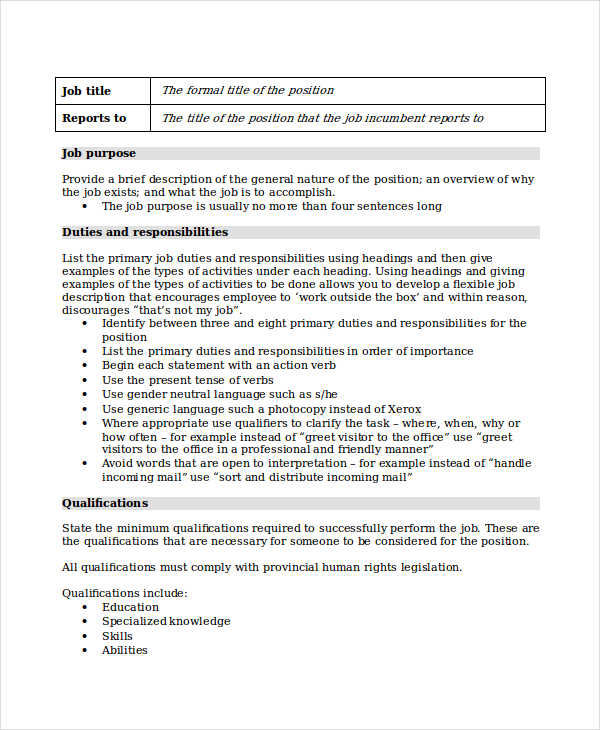
#> input picture day_27/Sample Input Images/document1.jpg, 600 x 730 px, found by its file name
$ python foreground.py
#> lines starting #> are read from the running program, lines starting #| are printed output that depends on the picture; after the words box and inside, x2 and y2 are one past the last pixel; in counts of white or black regions, pixels touching at a corner belong together
import cv2
image = cv2.imread("Sample Input Images/document1.jpg")
#> image is the input picture: shape (730, 600, 3); mean B, G, R 238, 238.7, 238.4
gray = cv2.cvtColor(image, cv2.COLOR_BGR2GRAY)
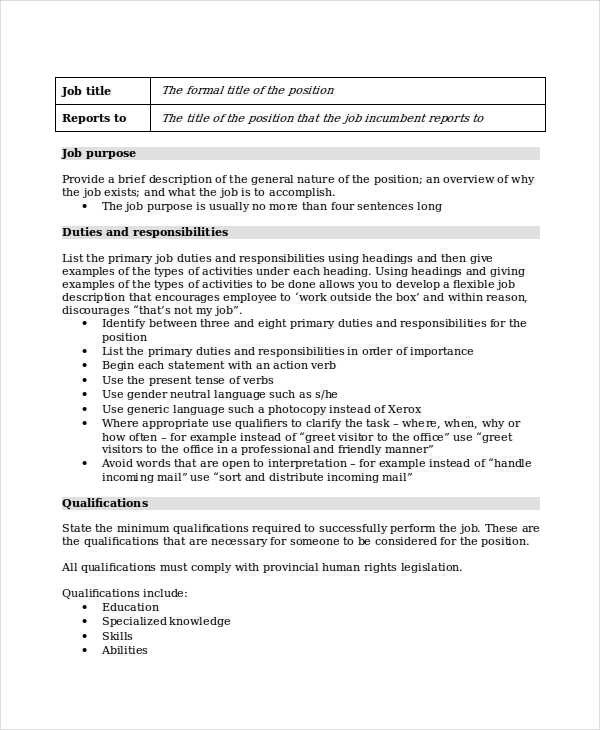
#> gray: shape (730, 600); min 0, max 255, mean 238.5
_, mask = cv2.threshold(gray,150,255,cv2.THRESH_BINARY)
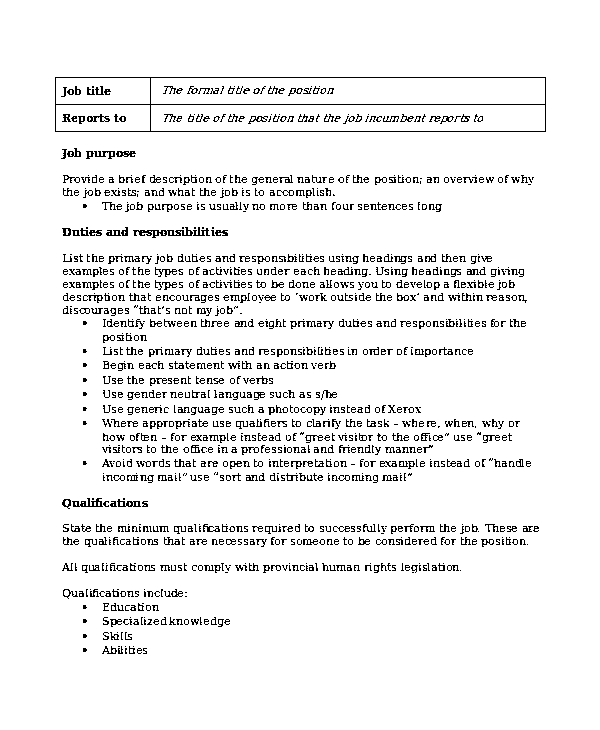
#> mask: shape (730, 600); 93.8% white; black in thin lines or dots, all inside (x1, y1, x2, y2) = (55, 77, 546, 654)
foreground = cv2.bitwise_and(image,image,mask=mask)
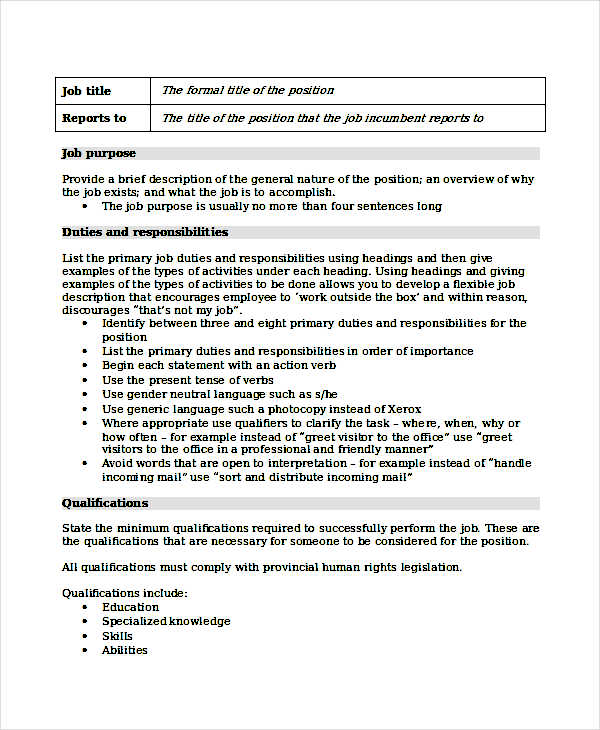
#> foreground: shape (730, 600, 3); mean B, G, R 232.9, 234.3, 233.4
cv2.imwrite("Output Images/document1_foreground.jpg",foreground)

$ run again, with day_27/Sample Input Images/document2.jpg copied over day_27/Sample Input Images/document1.jpg
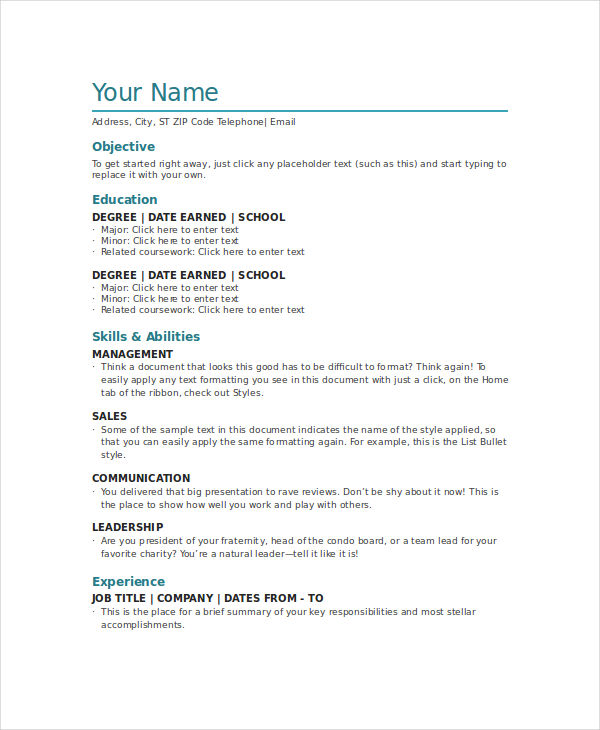
#> input picture day_27/Sample Input Images/document2.jpg, 600 x 730 px, found by its file name
#> image is the input picture: shape (730, 600, 3); mean B, G, R 247.5, 247.8, 247
#> `_, mask = cv2.threshold(gray,150,255,cv2.THRESH_BINARY)`:
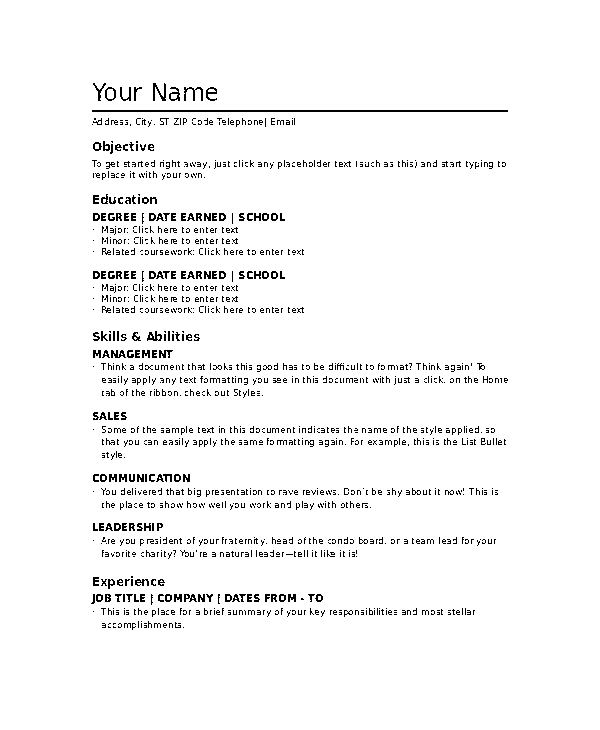
#> mask: shape (730, 600); 96.4% white; black in thin lines or dots, all inside (x1, y1, x2, y2) = (91, 83, 508, 630)
#> `foreground = cv2.bitwise_and(image,image,mask=mask)`:
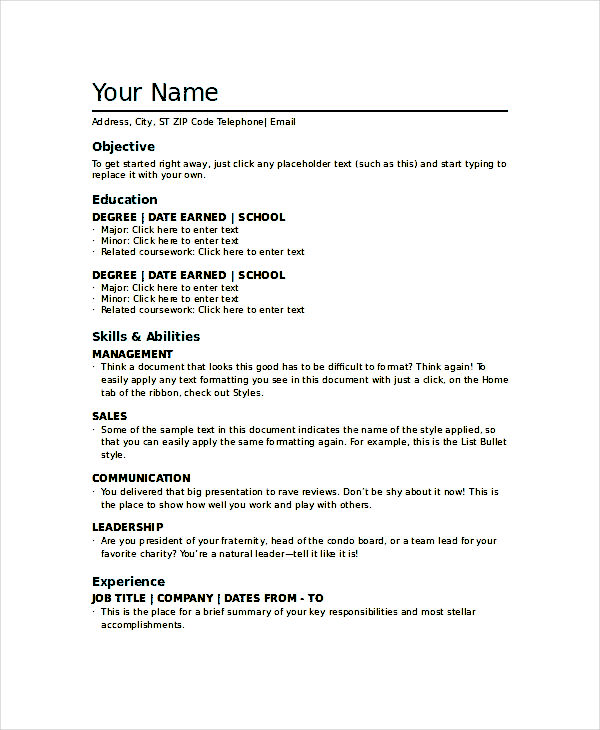
#> foreground: shape (730, 600, 3); mean B, G, R 242.7, 243.8, 243.5

$ run again, with day_27/Sample Input Images/document4.jpg copied over day_27/Sample Input Images/document1.jpg
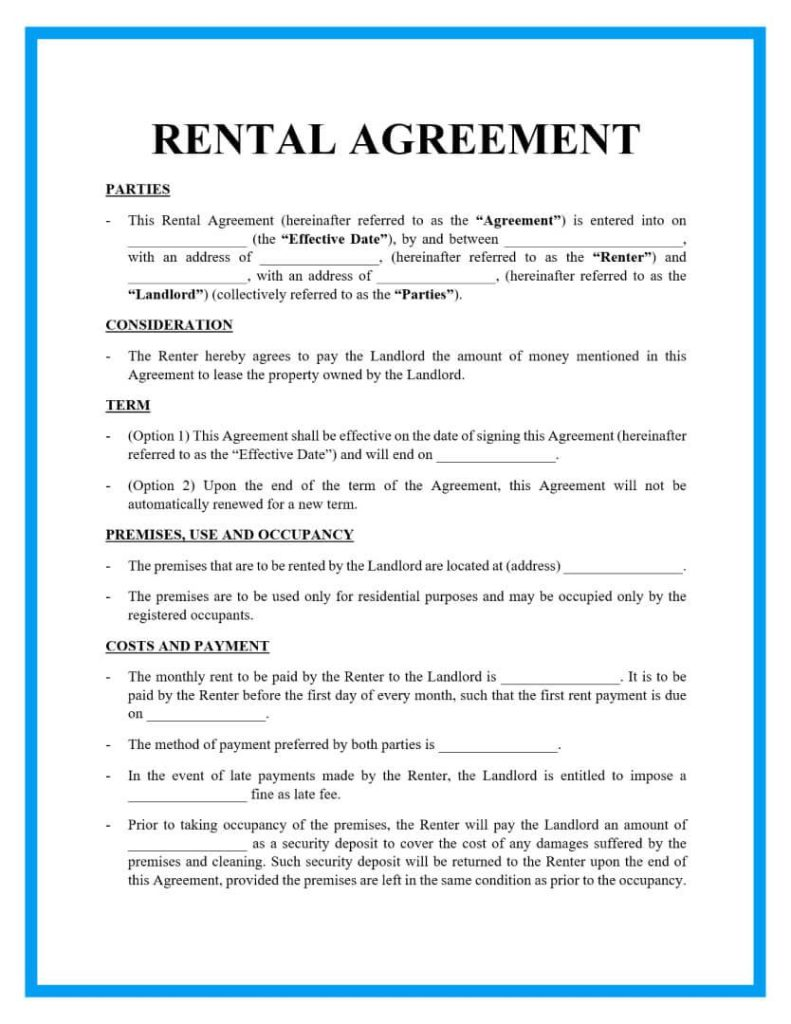
#> input picture day_27/Sample Input Images/document4.jpg, 791 x 1024 px, found by its file name
#> image is the input picture: shape (1024, 791, 3); mean B, G, R 243, 239.1, 231.1
#> `_, mask = cv2.threshold(gray,150,255,cv2.THRESH_BINARY)`:
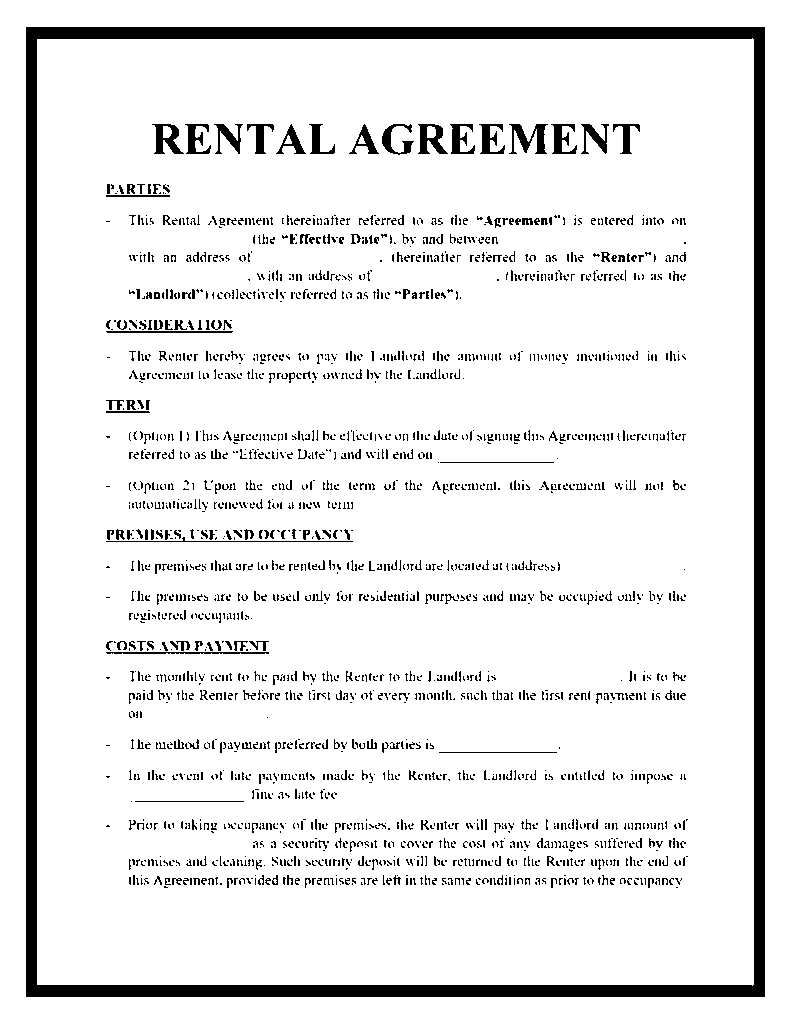
#> mask: shape (1024, 791); 91.1% white; 2242 black regions (1899 under 20 px), largest, box (x1, y1, x2, y2) and area: (26, 27, 765, 997) 38546, (509, 124, 548, 154) 551, (152, 124, 184, 154) 478
#> `foreground = cv2.bitwise_and(image,image,mask=mask)`:
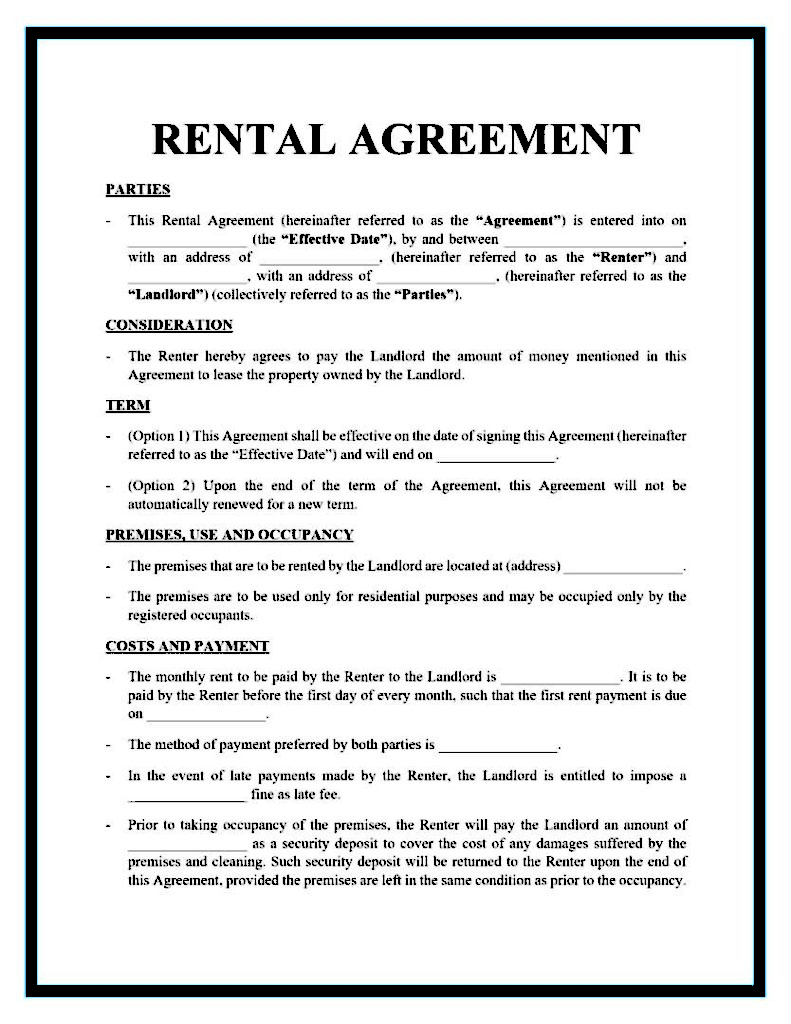
#> foreground: shape (1024, 791, 3); mean B, G, R 228, 227.8, 226.7
